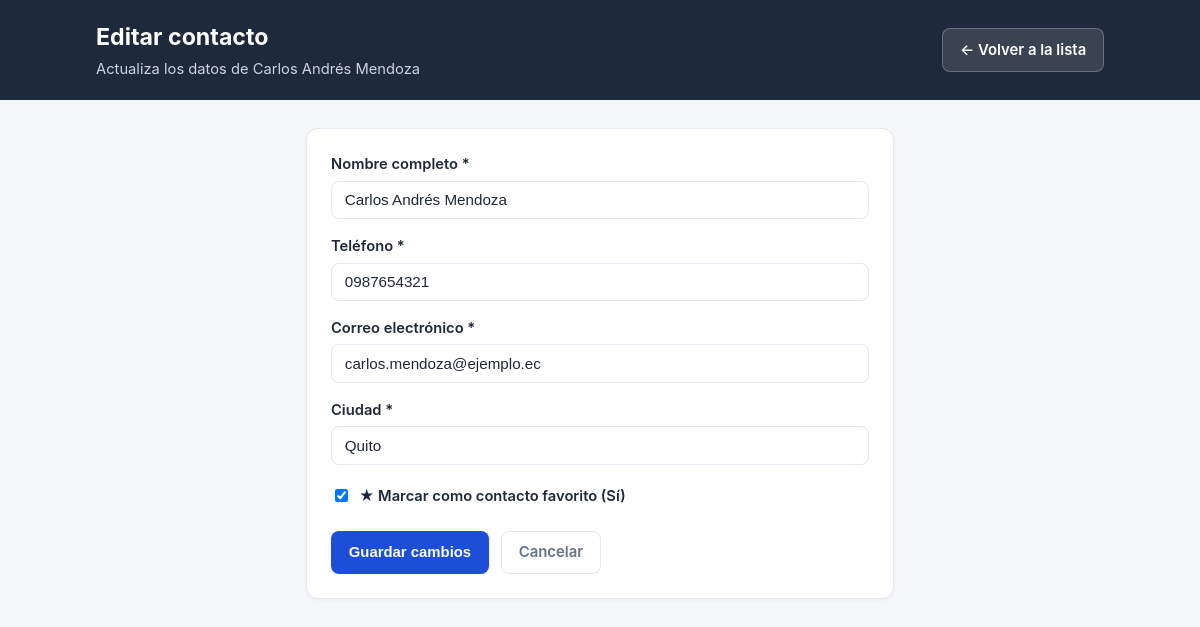
The page /editar.php?id=2 on the database its author committed.
### tables this page shows
CREATE TABLE IF NOT EXISTS contactos (
    id INT AUTO_INCREMENT PRIMARY KEY,
    nombre VARCHAR(120) NOT NULL,
    telefono VARCHAR(30) NOT NULL,
    correo VARCHAR(150) NOT NULL,
    ciudad VARCHAR(100) NOT NULL,
    favorito TINYINT(1) NOT NULL DEFAULT 0 COMMENT '0 = No, 1 = Sí',
    fecha_creacion TIMESTAMP NOT NULL DEFAULT CURRENT_TIMESTAMP,
    INDEX idx_nombre (nombre),
    INDEX idx_correo (correo),
    INDEX idx_ciudad (ciudad),
    INDEX idx_favorito (favorito)
);

### config/db.php (called while the page is built, shortened)
<?php
function e(string $valor): string
{
    return htmlspecialchars($valor, ENT_QUOTES, 'UTF-8');
}

### editar.php (the view, shortened to what this page needs)
<?php
require_once __DIR__ . '/config/db.php';
$id = filter_input(INPUT_GET, 'id', FILTER_VALIDATE_INT);
$stmt = $pdo->prepare('SELECT id, nombre, telefono, correo, ciudad, favorito FROM contactos WHERE id = :id');
$stmt->execute([':id' => $id]);
$contacto = $stmt->fetch();
$nombre   = $contacto['nombre'];
$telefono = $contacto['telefono'];
$correo   = $contacto['correo'];
$ciudad   = $contacto['ciudad'];
$favorito = (int) $contacto['favorito'];
?>
<!DOCTYPE html>
<html lang="es">
<head>
    <link rel="stylesheet" href="css/styles.css">
</head>
<body>
    <header class="topbar">
        <div class="container topbar-inner">
            <div>
                <h1>Editar contacto</h1>
                <p class="subtitle">Actualiza los datos de <?= e($contacto['nombre']) ?></p>
            </div>
            <a href="index.php" class="btn btn-ghost-light">&larr; Volver a la lista</a>
        </div>
    </header>
    <main class="container container-narrow">
        <section class="card form-card">
            <form method="POST" action="editar.php?id=<?= (int) $id ?>" class="contact-form">
                <div class="form-group">
                    <label for="nombre">Nombre completo *</label>
                    <input type="text" id="nombre" name="nombre" value="<?= e($nombre) ?>" required class="input">
                </div>
                <div class="form-group">
                    <label for="telefono">Teléfono *</label>
                    <input type="text" id="telefono" name="telefono" value="<?= e($telefono) ?>" required class="input">
                </div>
                <div class="form-group">
                    <label for="correo">Correo electrónico *</label>
                    <input type="email" id="correo" name="correo" value="<?= e($correo) ?>" required class="input">
                </div>
                <div class="form-group">
                    <label for="ciudad">Ciudad *</label>
                    <input type="text" id="ciudad" name="ciudad" value="<?= e($ciudad) ?>" required class="input">
                </div>
                <div class="form-group checkbox-group">
                    <label class="checkbox-label">
                        <input type="checkbox" name="favorito" value="1" <?= $favorito === 1 ? 'checked' : '' ?>>
                        <span>&#9733; Marcar como contacto favorito (Sí)</span>
                    </label>
                </div>
                <div class="form-actions">
                    <button type="submit" class="btn btn-primary">Guardar cambios</button>
                    <a href="index.php" class="btn btn-ghost">Cancelar</a>
                </div>
            </form>
        </section>
    </main>
</body>
</html>

### css/styles.css (style rules this page uses)
:root { --bg: #f4f6f9; --surface: #ffffff; --ink: #1e293b; --muted: #64748b; --border: #e2e8f0; --primary: #1d4ed8; --primary-dark: #1e40af; --danger: #dc2626; --danger-dark: #b91c1c; --star: #d97706; --star-bg: #fef3c7; --success-bg: #ecfdf5; --success-text: #065f46; --error-bg: #fef2f2; --error-text: #991b1b; }
* { box-sizing: border-box; }
body { margin: 0; font-family: -apple-system, BlinkMacSystemFont, "Segoe UI", Roboto, Helvetica, Arial, sans-serif; background: var(--bg); color: var(--ink); line-height: 1.5; }
.container { max-width: 1040px; margin: 0 auto; padding: 0 1rem; }
.container-narrow { max-width: 620px; }
.topbar { background: var(--ink); color: #ffffff; padding: 1.25rem 0; margin-bottom: 1.75rem; }
.topbar-inner { display: flex; align-items: center; justify-content: space-between; gap: 1rem; flex-wrap: wrap; }
.topbar h1 { margin: 0; font-size: 1.45rem; font-weight: 700; }
.subtitle { margin: 0.2rem 0 0; color: #cbd5e1; font-size: 0.92rem; }
.input { padding: 0.6rem 0.8rem; border: 1px solid var(--border); border-radius: 8px; font-size: 0.95rem; background: var(--surface); color: var(--ink); }
.btn { display: inline-flex; align-items: center; justify-content: center; padding: 0.6rem 1.05rem; border-radius: 8px; font-size: 0.93rem; font-weight: 600; text-decoration: none; border: 1px solid transparent; cursor: pointer; transition: background 0.15s, border-color 0.15s; }
.btn-primary { background: var(--primary); color: #ffffff; }
.btn-ghost { background: transparent; color: var(--muted); border-color: var(--border); }
.btn-ghost-light { background: rgba(255, 255, 255, 0.12); color: #ffffff; border-color: rgba(255, 255, 255, 0.25); }
.card { background: var(--surface); border: 1px solid var(--border); border-radius: 12px; overflow: hidden; box-shadow: 0 1px 3px rgba(15, 23, 42, 0.05); }
.form-card { padding: 1.5rem; }
.contact-form { display: flex; flex-direction: column; gap: 1rem; }
.form-group { display: flex; flex-direction: column; gap: 0.35rem; }
.form-group label { font-weight: 600; font-size: 0.92rem; }
.checkbox-group { margin-top: 0.25rem; }
.checkbox-label { display: inline-flex; align-items: center; gap: 0.5rem; cursor: pointer; font-weight: 600; }
.form-actions { display: flex; gap: 0.75rem; margin-top: 0.5rem; }

### rows shown on the page
contactos: nombre "Carlos Andrés Mendoza", telefono "0987654321", correo "carlos.mendoza@ejemplo.ec", ciudad "Quito", favorito "☑"
